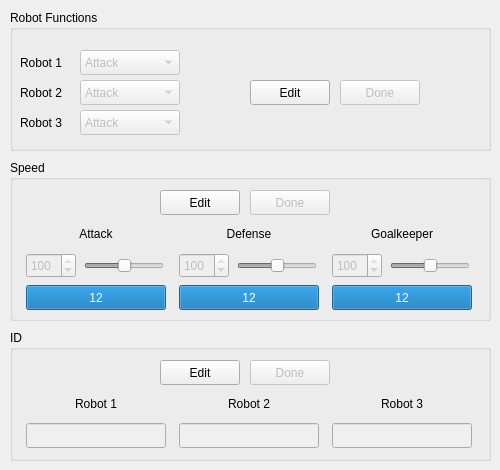
     <widget class="QWidget" name="tabRobot">
      <attribute name="icon">
       <iconset resource="icons.qrc">
        <normaloff>:/Icons/Imgs/devil_mad.png</normaloff>:/Icons/Imgs/devil_mad.png</iconset>
      </attribute>
      <attribute name="title">
       <string>Robot</string>
      </attribute>
      <widget class="QGroupBox" name="groupBoxRobotRobotFunctions">
       <property name="geometry">
        <rect>
         <x>10</x>
         <y>10</y>
         <width>481</width>
         <height>141</height>
        </rect>
       </property>
       <property name="title">
        <string>Robot Functions</string>
       </property>
       <widget class="QLabel" name="labelRobotRobotFunctionsRobot1">
        <property name="geometry">
         <rect>
          <x>10</x>
          <y>40</y>
          <width>60</width>
          <height>25</height>
         </rect>
        </property>
        <property name="minimumSize">
         <size>
          <width>60</width>
          <height>25</height>
         </size>
        </property>
        <property name="maximumSize">
         <size>
          <width>60</width>
          <height>25</height>
         </size>
        </property>
        <property name="text">
         <string>Robot 1</string>
        </property>
       </widget>
       <widget class="QComboBox" name="comboBoxRobotRobotFunctionsRobot1">
        <property name="enabled">
         <bool>false</bool>
        </property>
        <property name="geometry">
         <rect>
          <x>70</x>
          <y>40</y>
          <width>100</width>
          <height>25</height>
         </rect>
        </property>
        <property name="minimumSize">
         <size>
          <width>100</width>
          <height>25</height>
         </size>
        </property>
        <property name="maximumSize">
         <size>
          <width>100</width>
          <height>25</height>
         </size>
        </property>
        <property name="editable">
         <bool>false</bool>
        </property>
        <property name="duplicatesEnabled">
         <bool>true</bool>
        </property>
        <property name="frame">
         <bool>true</bool>
        </property>
        <item>
         <property name="text">
          <string>Attack</string>
         </property>
        </item>
        <item>
         <property name="text">
          <string>Defense</string>
         </property>
        </item>
        <item>
         <property name="text">
          <string>Goalkeeper</string>
         </property>
        </item>
       </widget>
       <widget class="QPushButton" name="pushButtonRobotRobotFunctionsDone">
        <property name="enabled">
         <bool>false</bool>
        </property>
        <property name="geometry">
         <rect>
          <x>330</x>
          <y>70</y>
          <width>80</width>
          <height>25</height>
         </rect>
        </property>
        <property name="minimumSize">
         <size>
          <width>80</width>
          <height>25</height>
         </size>
        </property>
        <property name="maximumSize">
         <size>
          <width>80</width>
          <height>25</height>
         </size>
        </property>
        <property name="text">
         <string>Done</string>
        </property>
       </widget>
       <widget class="QLabel" name="labelRobotRobotFunctionsRobot2">
        <property name="geometry">
         <rect>
          <x>10</x>
          <y>70</y>
          <width>60</width>
          <height>25</height>
         </rect>
        </property>
        <property name="minimumSize">
         <size>
          <width>60</width>
          <height>25</height>
         </size>
        </property>
        <property name="maximumSize">
         <size>
          <width>60</width>
          <height>25</height>
         </size>
        </property>
        <property name="text">
         <string>Robot 2</string>
        </property>
       </widget>
       <widget class="QComboBox" name="comboBoxRobotRobotFunctionsRobot2">
        <property name="enabled">
         <bool>false</bool>
        </property>
        <property name="geometry">
         <rect>
          <x>70</x>
          <y>70</y>
          <width>100</width>
          <height>25</height>
         </rect>
        </property>
        <property name="minimumSize">
         <size>
          <width>100</width>
          <height>25</height>
         </size>
        </property>
        <property name="maximumSize">
         <size>
          <width>100</width>
          <height>25</height>
         </size>
        </property>
        <property name="editable">
         <bool>false</bool>
        </property>
        <property name="frame">
         <bool>true</bool>
        </property>
        <item>
         <property name="text">
          <string>Attack</string>
         </property>
        </item>
        <item>
         <property name="text">
          <string>Defense</string>
         </property>
        </item>
        <item>
         <property name="text">
          <string>Goalkeeper</string>
         </property>
        </item>
       </widget>
       <widget class="QLabel" name="labelRobotRobotFunctionsRobot3">
        <property name="geometry">
         <rect>
          <x>10</x>
          <y>100</y>
          <width>60</width>
          <height>25</height>
         </rect>
        </property>
        <property name="minimumSize">
         <size>
          <width>60</width>
          <height>25</height>
         </size>
        </property>
        <property name="maximumSize">
         <size>
          <width>60</width>
          <height>25</height>
         </size>
        </property>
        <property name="text">
         <string>Robot 3</string>
        </property>
       </widget>
       <widget class="QComboBox" name="comboBoxRobotRobotFunctionsRobot3">
        <property name="enabled">
         <bool>false</bool>
        </property>
        <property name="geometry">
         <rect>
          <x>70</x>
          <y>100</y>
          <width>100</width>
          <height>25</height>
         </rect>
        </property>
        <property name="minimumSize">
         <size>
          <width>100</width>
          <height>25</height>
         </size>
        </property>
        <property name="maximumSize">
         <size>
          <width>100</width>
          <height>25</height>
         </size>
        </property>
        <property name="editable">
         <bool>false</bool>
        </property>
        <property name="frame">
         <bool>true</bool>
        </property>
        <item>
         <property name="text">
          <string>Attack</string>
         </property>
        </item>
        <item>
         <property name="text">
          <string>Defense</string>
         </property>
        </item>
        <item>
         <property name="text">
          <string>Goalkeeper</string>
         </property>
        </item>
       </widget>
       <widget class="QPushButton" name="pushButtonRobotRobotFunctionsEdit">
        <property name="enabled">
         <bool>true</bool>
        </property>
        <property name="geometry">
         <rect>
          <x>240</x>
          <y>70</y>
          <width>80</width>
          <height>25</height>
         </rect>
        </property>
        <property name="minimumSize">
         <size>
          <width>80</width>
          <height>25</height>
         </size>
        </property>
        <property name="maximumSize">
         <size>
          <width>80</width>
          <height>25</height>
         </size>
        </property>
        <property name="text">
         <string>Edit</string>
        </property>
       </widget>
      </widget>
      <widget class="QGroupBox" name="groupBoxRobotSpeed">
       <property name="geometry">
        <rect>
         <x>10</x>
         <y>160</y>
         <width>481</width>
         <height>161</height>
        </rect>
       </property>
       <property name="title">
        <string>Speed</string>
       </property>
       <widget class="QPushButton" name="pushButtonRobotSpeedEdit">
        <property name="geometry">
         <rect>
          <x>150</x>
          <y>30</y>
          <width>80</width>
          <height>25</height>
         </rect>
        </property>
        <property name="minimumSize">
         <size>
          <width>80</width>
          <height>25</height>
         </size>
        </property>
        <property name="maximumSize">
         <size>
          <width>80</width>
          <height>25</height>
         </size>
        </property>
        <property name="text">
         <string>Edit</string>
        </property>
       </widget>
       <widget class="QPushButton" name="pushButtonRobotSpeedDone">
        <property name="enabled">
         <bool>false</bool>
        </property>
        <property name="geometry">
         <rect>
          <x>240</x>
          <y>30</y>
          <width>80</width>
          <height>25</height>
         </rect>
        </property>
        <property name="minimumSize">
         <size>
          <width>80</width>
          <height>25</height>
         </size>
        </property>
        <property name="maximumSize">
         <size>
          <width>80</width>
          <height>25</height>
         </size>
        </property>
        <property name="text">
         <string>Done</string>
        </property>
       </widget>
       <widget class="QWidget" name="layoutWidget">
        <property name="geometry">
         <rect>
          <x>9</x>
          <y>60</y>
          <width>461</width>
          <height>91</height>
         </rect>
        </property>
        <layout class="QHBoxLayout" name="horizontalLayout">
         <item>
          <layout class="QGridLayout" name="gridLayoutRobotSpeedAtack">
           <item row="0" column="0" colspan="2">
            <widget class="QLabel" name="labelRobotSpeedAttack">
             <property name="minimumSize">
              <size>
               <width>140</width>
               <height>25</height>
              </size>
             </property>
             <property name="maximumSize">
              <size>
               <width>140</width>
               <height>25</height>
              </size>
             </property>
             <property name="text">
              <string>Attack</string>
             </property>
             <property name="textFormat">
              <enum>Qt::AutoText</enum>
             </property>
             <property name="alignment">
              <set>Qt::AlignCenter</set>
             </property>
            </widget>
           </item>
           <item row="1" column="0">
            <widget class="QSpinBox" name="spinBoxRobotSpeedAttack">
             <property name="enabled">
              <bool>false</bool>
             </property>
             <property name="minimumSize">
              <size>
               <width>50</width>
               <height>25</height>
              </size>
             </property>
             <property name="maximumSize">
              <size>
               <width>50</width>
               <height>25</height>
              </size>
             </property>
             <property name="readOnly">
              <bool>false</bool>
             </property>
             <property name="minimum">
              <number>0</number>
             </property>
             <property name="maximum">
              <number>100</number>
             </property>
             <property name="value">
              <number>100</number>
             </property>
            </widget>
           </item>
           <item row="1" column="1">
            <widget class="QSlider" name="horizontalSliderRobotSpeedAttack">
             <property name="enabled">
              <bool>false</bool>
             </property>
             <property name="minimumSize">
              <size>
               <width>80</width>
               <height>25</height>
              </size>
             </property>
             <property name="maximumSize">
              <size>
               <width>80</width>
               <height>25</height>
              </size>
             </property>
             <property name="minimum">
              <number>-64</number>
             </property>
             <property name="maximum">
              <number>64</number>
             </property>
             <property name="tracking">
              <bool>true</bool>
             </property>
             <property name="orientation">
              <enum>Qt::Horizontal</enum>
             </property>
             <property name="invertedAppearance">
              <bool>false</bool>
             </property>
            </widget>
           </item>
           <item row="2" column="0" colspan="2">
            <widget class="QProgressBar" name="progressBarRobotSpeedAttack">
             <property name="minimumSize">
              <size>
               <width>140</width>
               <height>25</height>
              </size>
             </property>
             <property name="maximumSize">
              <size>
               <width>140</width>
               <height>25</height>
              </size>
             </property>
             <property name="maximum">
              <number>12</number>
             </property>
             <property name="value">
              <number>12</number>
             </property>
             <property name="format">
              <string>%v</string>
             </property>
            </widget>
           </item>
          </layout>
         </item>
         <item>
          <layout class="QGridLayout" name="gridLayoutRobotSpeedDefense">
           <item row="0" column="0" colspan="2">
            <widget class="QLabel" name="labelRobotSpeedDefense">
             <property name="minimumSize">
              <size>
               <width>140</width>
               <height>25</height>
              </size>
             </property>
             <property name="maximumSize">
              <size>
               <width>140</width>
               <height>25</height>
              </size>
             </property>
             <property name="text">
              <string>Defense</string>
             </property>
             <property name="textFormat">
              <enum>Qt::AutoText</enum>
             </property>
             <property name="alignment">
              <set>Qt::AlignCenter</set>
             </property>
            </widget>
           </item>
           <item row="1" column="0">
            <widget class="QSpinBox" name="spinBoxRobotSpeedDefense">
             <property name="enabled">
              <bool>false</bool>
             </property>
             <property name="minimumSize">
              <size>
               <width>50</width>
               <height>25</height>
              </size>
             </property>
             <property name="maximumSize">
              <size>
               <width>50</width>
               <height>25</height>
              </size>
             </property>
             <property name="readOnly">
              <bool>false</bool>
             </property>
             <property name="minimum">
              <number>0</number>
             </property>
             <property name="maximum">
              <number>100</number>
             </property>
             <property name="value">
              <number>100</number>
             </property>
            </widget>
           </item>
           <item row="1" column="1">
            <widget class="QSlider" name="horizontalSliderRobotSpeedDefense">
             <property name="enabled">
              <bool>false</bool>
             </property>
             <property name="minimumSize">
              <size>
               <width>80</width>
               <height>25</height>
              </size>
             </property>
             <property name="maximumSize">
              <size>
               <width>80</width>
               <height>25</height>
              </size>
             </property>
             <property name="minimum">
              <number>-64</number>
             </property>
             <property name="maximum">
              <number>64</number>
             </property>
             <property name="tracking">
              <bool>true</bool>
             </property>
             <property name="orientation">
              <enum>Qt::Horizontal</enum>
             </property>
             <property name="invertedAppearance">
              <bool>false</bool>
             </property>
            </widget>
           </item>
           <item row="2" column="0" colspan="2">
            <widget class="QProgressBar" name="progressBarRobotSpeedDefense">
             <property name="minimumSize">
              <size>
               <width>140</width>
               <height>25</height>
              </size>
             </property>
             <property name="maximumSize">
              <size>
               <width>140</width>
               <height>25</height>
              </size>
             </property>
             <property name="maximum">
              <number>12</number>
             </property>
             <property name="value">
              <number>12</number>
             </property>
             <property name="format">
              <string>%v</string>
             </property>
            </widget>
           </item>
          </layout>
         </item>
         <item>
          <layout class="QGridLayout" name="gridLayoutRobotSpeedGoalkeeper">
           <item row="0" column="0" colspan="2">
            <widget class="QLabel" name="labelRobotSpeedGoalkeeper">
             <property name="minimumSize">
              <size>
               <width>140</width>
               <height>25</height>
              </size>
             </property>
             <property name="maximumSize">
              <size>
               <width>140</width>
               <height>25</height>
              </size>
             </property>
             <property name="text">
              <string>Goalkeeper</string>
             </property>
             <property name="textFormat">
              <enum>Qt::AutoText</enum>
             </property>
             <property name="alignment">
              <set>Qt::AlignCenter</set>
             </property>
            </widget>
           </item>
           <item row="1" column="0">
            <widget class="QSpinBox" name="spinBoxRobotSpeedGoalkeeper">
             <property name="enabled">
              <bool>false</bool>
             </property>
             <property name="minimumSize">
              <size>
               <width>50</width>
               <height>25</height>
              </size>
             </property>
             <property name="maximumSize">
              <size>
               <width>50</width>
               <height>25</height>
              </size>
             </property>
             <property name="readOnly">
              <bool>false</bool>
             </property>
             <property name="minimum">
              <number>0</number>
             </property>
             <property name="maximum">
              <number>100</number>
             </property>
             <property name="value">
              <number>100</number>
             </property>
            </widget>
           </item>
           <item row="1" column="1">
            <widget class="QSlider" name="horizontalSliderRobotSpeedGoalkeeper">
             <property name="enabled">
              <bool>false</bool>
             </property>
             <property name="minimumSize">
              <size>
               <width>80</width>
               <height>25</height>
              </size>
             </property>
             <property name="maximumSize">
              <size>
               <width>80</width>
               <height>25</height>
              </size>
             </property>
             <property name="minimum">
              <number>-64</number>
             </property>
             <property name="maximum">
              <number>64</number>
             </property>
             <property name="tracking">
              <bool>true</bool>
             </property>
             <property name="orientation">
              <enum>Qt::Horizontal</enum>
             </property>
             <property name="invertedAppearance">
              <bool>false</bool>
             </property>
            </widget>
           </item>
           <item row="2" column="0" colspan="2">
            <widget class="QProgressBar" name="progressBarRobotSpeedGoalkeeper">
             <property name="minimumSize">
              <size>
               <width>140</width>
               <height>25</height>
              </size>
             </property>
             <property name="maximumSize">
              <size>
               <width>140</width>
               <height>25</height>
              </size>
             </property>
             <property name="maximum">
              <number>12</number>
             </property>
             <property name="value">
              <number>12</number>
             </property>
             <property name="format">
              <string>%v</string>
             </property>
            </widget>
           </item>
          </layout>
         </item>
        </layout>
       </widget>
      </widget>
      <widget class="QGroupBox" name="groupBoxRobotID">
       <property name="geometry">
        <rect>
         <x>10</x>
         <y>330</y>
         <width>481</width>
         <height>131</height>
        </rect>
       </property>
       <property name="title">
        <string>ID</string>
       </property>
       <widget class="QPushButton" name="pushButtonRobotIDEdit">
        <property name="geometry">
         <rect>
          <x>150</x>
          <y>30</y>
          <width>80</width>
          <height>25</height>
         </rect>
        </property>
        <property name="minimumSize">
         <size>
          <width>80</width>
          <height>25</height>
         </size>
        </property>
        <property name="maximumSize">
         <size>
          <width>80</width>
          <height>25</height>
         </size>
        </property>
        <property name="text">
         <string>Edit</string>
        </property>
       </widget>
       <widget class="QPushButton" name="pushButtonRobotIDDone">
        <property name="enabled">
         <bool>false</bool>
        </property>
        <property name="geometry">
         <rect>
          <x>240</x>
          <y>30</y>
          <width>80</width>
          <height>25</height>
         </rect>
        </property>
        <property name="minimumSize">
         <size>
          <width>80</width>
          <height>25</height>
         </size>
        </property>
        <property name="maximumSize">
         <size>
          <width>80</width>
          <height>25</height>
         </size>
        </property>
        <property name="text">
         <string>Done</string>
        </property>
       </widget>
       <widget class="QWidget" name="layoutWidget">
        <property name="geometry">
         <rect>
          <x>9</x>
          <y>60</y>
          <width>461</width>
          <height>60</height>
         </rect>
        </property>
        <layout class="QHBoxLayout" name="horizontalLayourRobotID">
         <item>
          <layout class="QVBoxLayout" name="verticalLayoutRobotIDRobot1">
           <item>
            <widget class="QLabel" name="labelRobotIDRobot1">
             <property name="minimumSize">
              <size>
               <width>140</width>
               <height>25</height>
              </size>
             </property>
             <property name="maximumSize">
              <size>
               <width>140</width>
               <height>25</height>
              </size>
             </property>
             <property name="text">
              <string>Robot 1</string>
             </property>
             <property name="alignment">
              <set>Qt::AlignCenter</set>
             </property>
            </widget>
           </item>
           <item>
            <widget class="QLineEdit" name="lineEditRobotIDRobot1">
             <property name="enabled">
              <bool>false</bool>
             </property>
             <property name="minimumSize">
              <size>
               <width>140</width>
               <height>25</height>
              </size>
             </property>
             <property name="maximumSize">
              <size>
               <width>140</width>
               <height>25</height>
              </size>
             </property>
             <property name="alignment">
              <set>Qt::AlignCenter</set>
             </property>
            </widget>
           </item>
          </layout>
         </item>
         <item>
          <layout class="QVBoxLayout" name="verticalLayoutRobotIDRobot2">
           <item>
            <widget class="QLabel" name="labelRobotIDRobot2">
             <property name="minimumSize">
              <size>
               <width>140</width>
               <height>25</height>
              </size>
             </property>
             <property name="maximumSize">
              <size>
               <width>140</width>
               <height>25</height>
              </size>
             </property>
             <property name="text">
              <string>Robot 2</string>
             </property>
             <property name="alignment">
              <set>Qt::AlignCenter</set>
             </property>
            </widget>
           </item>
           <item>
            <widget class="QLineEdit" name="lineEditRobotIDRobot2">
             <property name="enabled">
              <bool>false</bool>
             </property>
             <property name="minimumSize">
              <size>
               <width>140</width>
               <height>25</height>
              </size>
             </property>
             <property name="maximumSize">
              <size>
               <width>140</width>
               <height>25</height>
              </size>
             </property>
             <property name="alignment">
              <set>Qt::AlignCenter</set>
             </property>
            </widget>
           </item>
          </layout>
         </item>
         <item>
          <layout class="QVBoxLayout" name="verticalLayoutRobotIDRobot3">
           <item>
            <widget class="QLabel" name="labelRobotIDRobot3">
             <property name="minimumSize">
              <size>
               <width>140</width>
               <height>25</height>
              </size>
             </property>
             <property name="maximumSize">
              <size>
               <width>140</width>
               <height>25</height>
              </size>
             </property>
             <property name="text">
              <string>Robot 3</string>
             </property>
             <property name="alignment">
              <set>Qt::AlignCenter</set>
             </property>
            </widget>
           </item>
           <item>
            <widget class="QLineEdit" name="lineEditRobotIDRobot3">
             <property name="enabled">
              <bool>false</bool>
             </property>
             <property name="minimumSize">
              <size>
               <width>140</width>
               <height>25</height>
              </size>
             </property>
             <property name="maximumSize">
              <size>
               <width>140</width>
               <height>25</height>
              </size>
             </property>
             <property name="alignment">
              <set>Qt::AlignCenter</set>
             </property>
            </widget>
           </item>
          </layout>
         </item>
        </layout>
       </widget>
      </widget>
     </widget>
